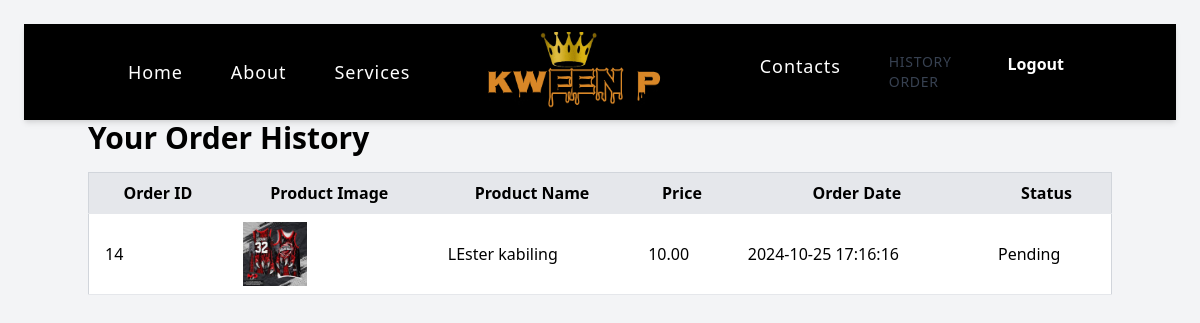
Screenshot of /order_history.php (signed in) with the database file from the repository.
### tables this page shows
CREATE TABLE `orders` (
  `id` int(11) NOT NULL,
  `user_id` int(11) DEFAULT NULL,
  `product_id` int(11) DEFAULT NULL,
  `order_date` datetime DEFAULT NULL,
  `status` varchar(50) DEFAULT NULL,
  `facebook_account` varchar(255) DEFAULT NULL
);

CREATE TABLE `products` (
  `id` int(11) NOT NULL,
  `name` varchar(255) NOT NULL,
  `description` text DEFAULT NULL,
  `price` decimal(10,2) NOT NULL,
  `image_url` varchar(255) DEFAULT NULL,
  `date_created` datetime DEFAULT current_timestamp(),
  `date_updated` datetime DEFAULT current_timestamp() ON UPDATE current_timestamp(),
  `size` enum('S','M','L','XL','XXL') DEFAULT NULL,
  `stock` tinyint(1) NOT NULL DEFAULT 1
);

### order_history.php (the view, shortened to what this page needs)
<?php
include 'db_connection.php';
$userId = $_SESSION['user_id'];
$query = "
    SELECT o.id, p.name AS product_name, p.price AS product_price, p.image_url AS product_image, o.order_date, o.status
    FROM orders o
    JOIN products p ON o.product_id = p.id
    WHERE o.user_id = ?
    ORDER BY o.order_date DESC
";
$stmt = $db->prepare($query);
$stmt->bind_param("i", $userId);
$stmt->execute();
$result = $stmt->get_result();
?>
<!DOCTYPE html>
<html lang="en">
<head>
    <link rel="stylesheet" href="https://cdn.jsdelivr.net/npm/tailwindcss@2.2.19/dist/tailwind.min.css">
</head>
<body class="bg-gray-100 p-6">
<nav class="bg-black shadow-md top-0 left-0 w-full z-50">
    <div class="container mx-auto px-4">
        <div class="flex justify-between items-center py-2">
            <div class="flex-1 flex justify-start">
                <div class="hidden md:flex space-x-4 p-2">
                    <a href="index.php" class="text-white tracking-wider px-4 xl:px-8 py-2 text-lg hover:underline">Home</a>
                    <a href="#about" class="text-white tracking-wider px-4 xl:px-8 py-2 text-lg hover:underline">About</a>
                    <a href="#threats" class="text-white tracking-wider px-4 xl:px-8 py-2 text-lg hover:underline">Services</a>
                </div>
            </div>
            <div class="flex-1 flex justify-center">
                <div class="text-center">
                    <img src="images/logo1.png" alt="" width="200px" class="h-20">
                </div>
            </div>
            <div class="flex-1 flex justify-end">
                <div class="hidden md:flex space-x-4 p-2">
                    <a href="contacts.html" class="text-white tracking-wider px-4 xl:px-8 py-2 text-lg hover:underline">Contacts</a>
                    <a href="order_history.php" class="text-gray-700 px-2 py-1 font-abhaya-libre uppercase text-white tracking-wider px-4 xl:px-8 py-2 text-sm hover:underline">History Order</a>
                    <a href="logout.php"><button type="submit" class="block font-bold bg-orange-400 text-white py-2 px-6 rounded hover:bg-orange-300 transition">Logout</button></a>
                </div>
            </div>
        </div>
    </div>
</nav>
    <div class="container mx-auto">
        <h2 class="text-3xl font-bold mb-4">Your Order History</h2>
        <div class="overflow-x-auto">
            <table class="min-w-full bg-white border border-gray-300">
                <thead>
                    <tr class="bg-gray-200">
                        <th class="px-4 py-2 border-b">Order ID</th>
                        <th class="px-4 py-2 border-b">Product Image</th>
                        <th class="px-4 py-2 border-b">Product Name</th>
                        <th class="px-4 py-2 border-b">Price</th>
                        <th class="px-4 py-2 border-b">Order Date</th>
                        <th class="px-4 py-2 border-b">Status</th>
                    </tr>
                </thead>
                <tbody>
                    <?php if ($result->num_rows > 0) { ?>
                        <?php while ($row = $result->fetch_assoc()) { ?>
                            <tr class="hover:bg-gray-100">
                                <td class="px-4 py-2 border-b"><?php echo htmlspecialchars($row['id']); ?></td>
                                <td class="px-4 py-2 border-b">
                                    <img src="<?php echo htmlspecialchars($row['product_image']); ?>" alt="<?php echo htmlspecialchars($row['product_name']); ?>" class="w-16 h-16 object-cover">
                                </td>
                                <td class="px-4 py-2 border-b"><?php echo htmlspecialchars($row['product_name']); ?></td>
                                <td class="px-4 py-2 border-b"><?php echo htmlspecialchars($row['product_price']); ?></td>
                                <td class="px-4 py-2 border-b"><?php echo htmlspecialchars($row['order_date']); ?></td>
                                <td class="px-4 py-2 border-b"><?php echo htmlspecialchars($row['status']); ?></td>
                            </tr>
                        <?php } ?>
                    <?php } else { ?>
                        <tr>
                            <td colspan="6" class="px-4 py-2 border-b text-center">No orders found.</td>
                        </tr>
                    <?php } ?>
                </tbody>
            </table>
        </div>
    </div>
</body>
</html>

### rows the page displays
orders: id "14", product.image_url (picture), product.name "LEster kabiling", product.price "10.00", order_date "2024-10-25 17:16:16", status "Pending"
